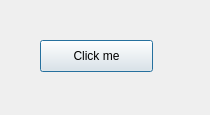
<?xml version="1.0" encoding="UTF-8"?>
<ui version="4.0">
 <class>Dialog</class>
 <widget class="QDialog" name="Dialog">
  <property name="geometry">
   <rect>
    <x>0</x>
    <y>0</y>
    <width>210</width>
    <height>115</height>
   </rect>
  </property>
  <property name="windowTitle">
   <string>Dialog</string>
  </property>
  <widget class="QPushButton" name="pushButton">
   <property name="geometry">
    <rect>
     <x>40</x>
     <y>40</y>
     <width>113</width>
     <height>32</height>
    </rect>
   </property>
   <property name="text">
    <string>Click me</string>
   </property>
  </widget>
 </widget>
 <layoutdefault spacing="6" margin="11"/>
 <resources/>
 <connections/>
</ui>
